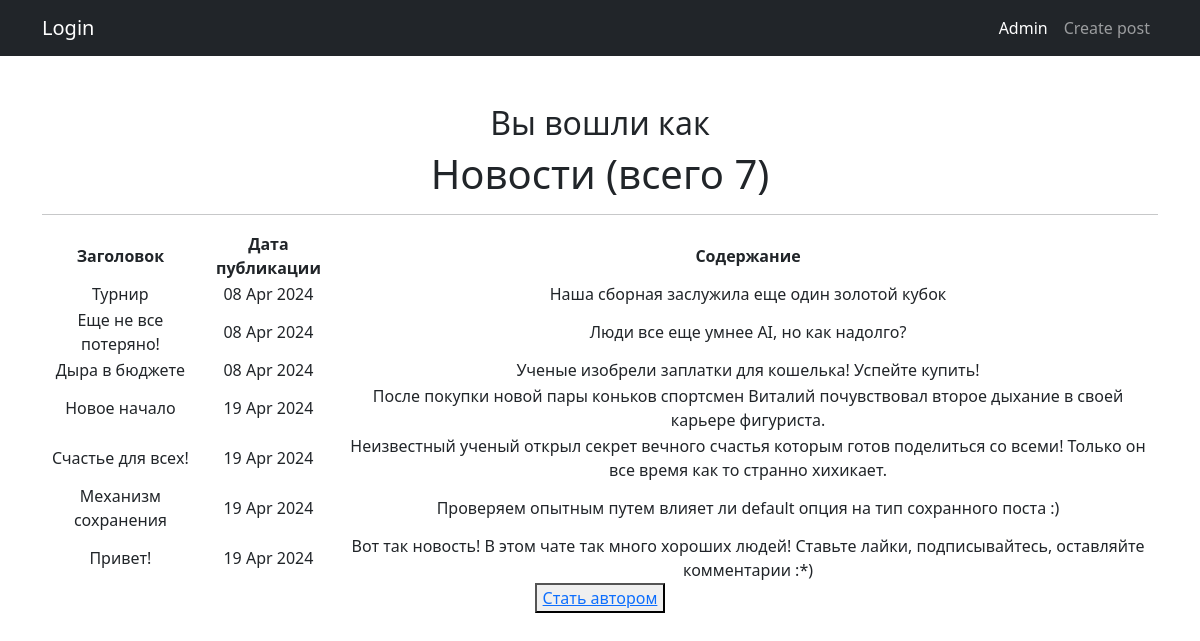
The page /news/ on the database as committed earlier.
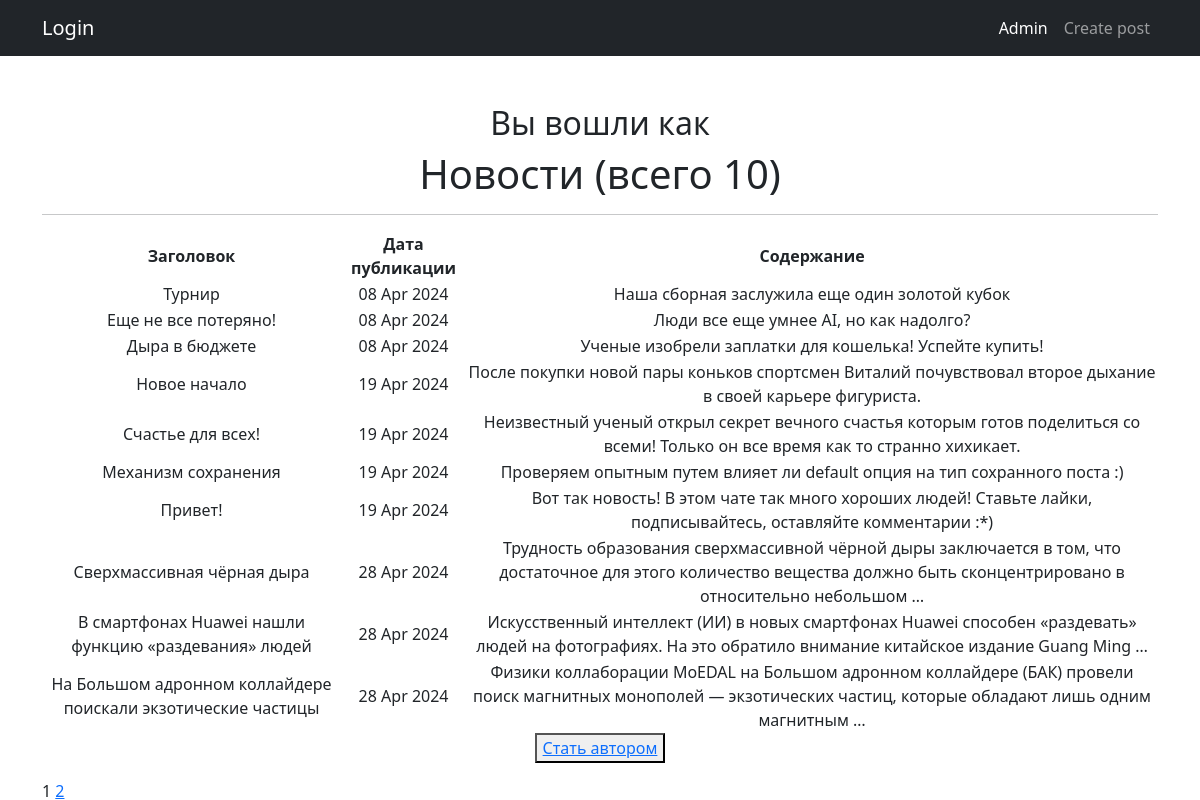
The same page on the database as committed later.
### news/models.py (models this page shows, shortened)
class Post(models.Model):
    article = 'AR'
    news = 'NE'
    POSITIONS = [
        (article, 'Статья'),
        (news, 'Новости'),
    ]
    author = models.ForeignKey(Author, on_delete=models.CASCADE)
    news_type = models.CharField(max_length=2, choices=POSITIONS, default=article)
    post_time = models.DateTimeField(auto_now_add=True)
    title = models.CharField(max_length=255)
    text = models.TextField()
    rating = models.IntegerField(default=0)
    category = models.ManyToManyField(Category, through='PostCategory')

### news/views.py (the view)
# urls.py: path('', cache_page(60)(NewsList.as_view()), name='news_list'),
class NewsList(ListView):
    model = Post
    ordering = 'post_time'
    template_name = 'allnews.html'
    context_object_name = 'allnews'
    paginate_by = 10
    def get_context_data(self, **kwargs):
        context = super().get_context_data(**kwargs)
        context['is_not_author'] = not self.request.user.groups.filter(name='authors').exists()
        return context

### news/templatetags/custom_tags.py (called while the page is built)
@register.simple_tag(takes_context=True)
def url_replace(context, **kwargs):
    d = context['request'].GET.copy()
    for k, v in kwargs.items():
        d[k] = v
    return d.urlencode()

### templates/allnews.html (shortened to what this page needs)
{% extends 'flatpages/default.html' %}
{% load custom_filters %}
{% load custom_tags %}
{% block content %}
<h2>Вы вошли как {{ request.user.username }}</h2>
    <h1>Новости (всего {{ allnews|length }})</h1>
    <hr>
{% if allnews %}
    <table>
        <tr>
            <td><b>Заголовок</b></td>
            <td><b>Дата публикации</b></td>
            <td><b>Содержание</b></td>
        </tr>
        {% for news in allnews %}
        <tr>
            <td>{{ news.title|censor }}</td>
            <td>{{ news.post_time|date:"d M Y" }}</td>
            <td>{{ news.text|truncatewords:20|censor }}</td>
        </tr>
        {% endfor %}
    </table>
{% else %}
    <h2>Новостей нет!</h2>
{% endif %}
{% if is_not_author %}
    <button><a href="/news/upgrade/">Стать автором</a></button>
{% endif %}
<div class="pagination">
    <span class="step-links">
        <span class="current">
        </span>
        {% if page_obj.has_next %}
            <a href="?{% url_replace page=page_obj.next_page_number %}">{{ page_obj.next_page_number }}</a>
        {% endif %}
    </span>
</div>
{% endblock content %}

### templates/flatpages/default.html (shortened to what this page needs)
<!DOCTYPE html>
<html lang="en">
    <head>
        {% load static %}
        <link href="{% static 'css/styles.css' %}" rel="stylesheet" />
    </head>
    <body>
        <nav class="navbar navbar-expand-lg navbar-dark bg-dark">
            <div class="container">
                {% if not request.user.username %}
                <a class="navbar-brand" href="/accounts/login">Login</a>
                {% else %}
                <a class="navbar-brand" href="/accounts/logout">Logout</a>
                <a class="navbar-brand">{{ request.user.username }}</a>
                {% endif %}
                {% load cache %}
                {% cache 900 navbar %}
                    <div class="collapse navbar-collapse" id="navbarSupportedContent">
                        <ul class="navbar-nav ms-auto mb-2 mb-lg-0">
                            <li class="nav-item"><a class="nav-link active" aria-current="page" href="/admin/">Admin</a></li>
                            <li class="nav-item"><a class="nav-link" href="create/">Create post</a></li>
                        </ul>
                    </div>
                {% endcache %}
                </div>
            </nav>
        <div class="container">
            <div class="text-center mt-5">
                {% block content %}{% endblock content %}
            </div>
        </div>
    </body>
</html>

Rows that differ between the two databases and show on the page:
added Post: title|censor "Сверхмассивная чёрная дыра", post_time "28 Apr 2024", text|censor "Трудность образования сверхмассивной чёрной дыры заключается в том, что достаточное для этого количество вещества должно быть сконцентрировано в относительно небольшом …"
added Post: title|censor "В смартфонах Huawei нашли функцию «раздевания» людей", post_time "28 Apr 2024", text|censor "Искусственный интеллект (ИИ) в новых смартфонах Huawei способен «раздевать» людей на фотографиях. На это обратило внимание китайское издание Guang Ming …"
added Post: title|censor "На Большом адронном коллайдере поискали экзотические частицы", post_time "28 Apr 2024", text|censor "Физики коллаборации MoEDAL на Большом адронном коллайдере (БАК) провели поиск магнитных монополей — экзотических частиц, которые обладают лишь одним магнитным …"
Other text that changed with them:
{{ allnews|length }}: "7" → "10"
